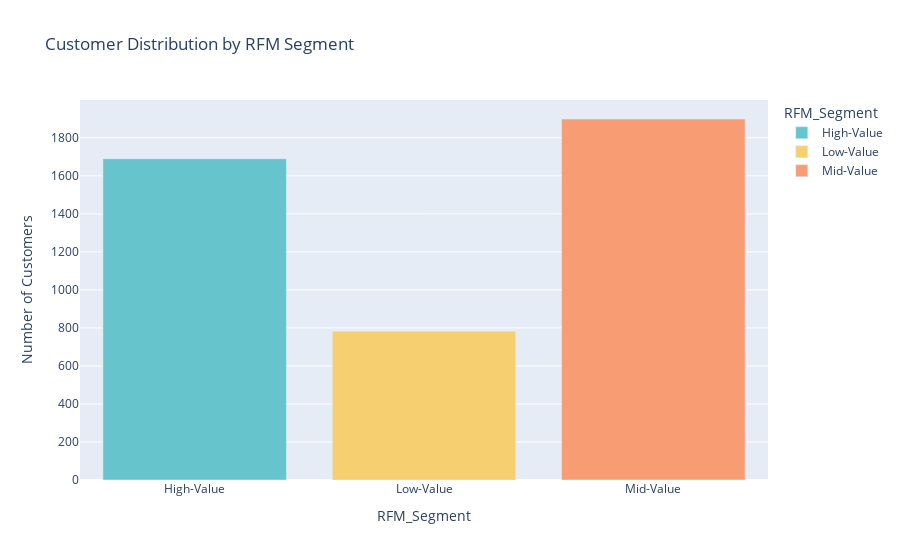

Notebook source saved alongside this figure:
### Code cell
#Create Bar chart using plotly

fig = px.bar(segment_counts,
             x = 'RFM_Segment', 
             y = 'Count', 
             title = "Customer Distribution by RFM Segment",
             labels = {'RFM_Segment' : 'RFM_Segment', 'Count' : 'Number of Customers'},
             color = 'RFM_Segment', 
             color_discrete_sequence = px.colors.qualitative.Pastel)


fig.show()

### Figure 1 — Plotly figure (JSON) as saved in the notebook; plotly's stock layout.template omitted (floating-point values rounded to 4 significant figures)
{"data": [{"hovertemplate": "RFM_Segment=%{x}<br>Number of Customers=%{y}<extra></extra>", "legendgroup": "High-Value", "marker": {"color": "rgb(102, 197, 204)", "pattern": {"shape": ""}}, "name": "High-Value", "orientation": "v", "showlegend": true, "textposition": "auto", "type": "bar", "x": ["High-Value"], "xaxis": "x", "y": [1690], "yaxis": "y"}, {"hovertemplate": "RFM_Segment=%{x}<br>Number of Customers=%{y}<extra></extra>", "legendgroup": "Low-Value", "marker": {"color": "rgb(246, 207, 113)", "pattern": {"shape": ""}}, "name": "Low-Value", "orientation": "v", "showlegend": true, "textposition": "auto", "type": "bar", "x": ["Low-Value"], "xaxis": "x", "y": [783], "yaxis": "y"}, {"hovertemplate": "RFM_Segment=%{x}<br>Number of Customers=%{y}<extra></extra>", "legendgroup": "Mid-Value", "marker": {"color": "rgb(248, 156, 116)", "pattern": {"shape": ""}}, "name": "Mid-Value", "orientation": "v", "showlegend": true, "textposition": "auto", "type": "bar", "x": ["Mid-Value"], "xaxis": "x", "y": [1899], "yaxis": "y"}], "layout": {"barmode": "relative", "legend": {"title": {"text": "RFM_Segment"}, "tracegroupgap": 0}, "title": {"text": "Customer Distribution by RFM Segment"}, "xaxis": {"anchor": "y", "categoryarray": ["High-Value", "Low-Value", "Mid-Value"], "categoryorder": "array", "domain": [0, 1], "title": {"text": "RFM_Segment"}}, "yaxis": {"anchor": "x", "domain": [0, 1], "title": {"text": "Number of Customers"}}}}
